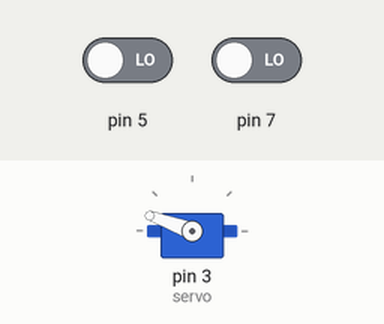
This sketch was run on a simulated Arduino Uno, built with avr-gcc and run on an emulated ATmega328P. On the bench: servo. Inputs (shaded band) come from the test bench; at power-on: pin 5 LOW, pin 7 LOW. What the sketch prints to the serial monitor is not drawn.

Above: at 1.2 s.
1.3 s: pin 5 driven HIGH
At 1.7 s:
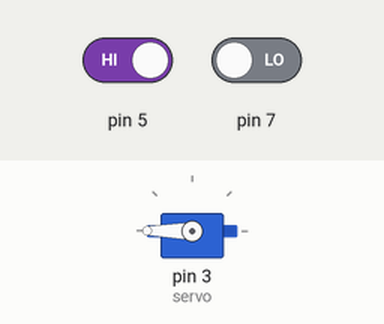
2.8 s: pin 7 driven HIGH
At 4.0 s:
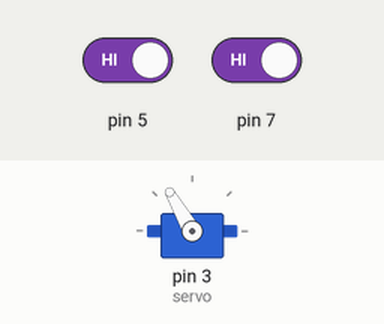
4.3 s: pin 7 driven LOW
At 5.1 s:
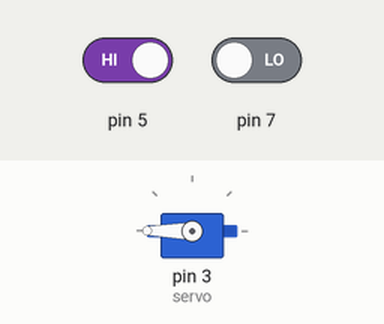
5.8 s: pin 5 driven LOW
At 6.3 s:
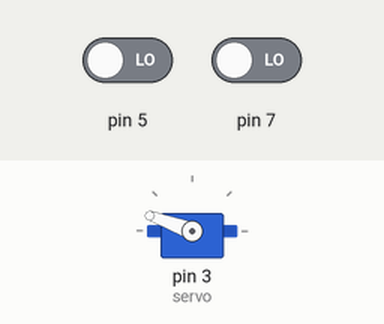
Timing chart, 0 to 8.3 s (numbered marks = the images above; inputs shaded):
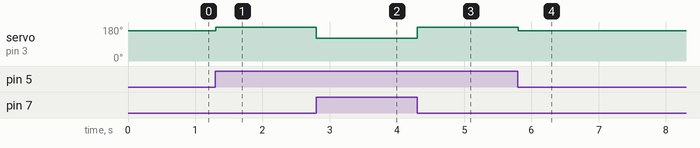

The sketch:

Smart_dustbin.ino
```cpp
#include<Servo.h>
Servo servo;
void setup() {
  // put your setup code here, to run once:
pinMode(7,INPUT);

pinMode(5,INPUT);
servo.attach(3);
Serial.begin(9600);

}

void loop() {
  // put your main code here, to run repeatedly:
int moisture = digitalRead(7);
int IR = digitalRead(5);
if(moisture ==1 && IR ==1)
{
  servo.write(120);


}
else if(moisture==0 && IR==0)
{
  servo.write(160);
}
else
{
  servo.write(180);
}
Serial.println(IR);
//Serial.println(moisture);

}
```

Measured:
- after the input at 1.3 s, servo on pin 3 (servo): 160° → 180° at once
- after the input at 2.8 s, servo on pin 3 (servo): 180° → 120° at once
- after the input at 4.3 s, servo on pin 3 (servo): 120° → 180° at once
- after the input at 5.8 s, servo on pin 3 (servo): 180° → 160° at once
